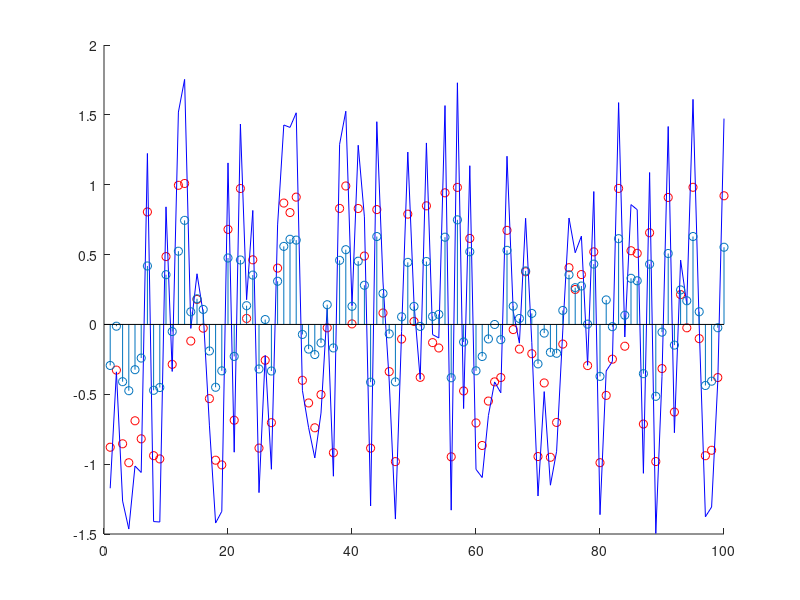

Source code (MATLAB):
%GAUSSIAN process
rng(0,'twister');
N = 1000;
x = linspace(-10,10,N)';
y = sin(x) + 0.01*randn(N,1);

[m,n]=size(x);
index=randperm(m);
ratio=0.9;
num=round(ratio*m);
id1=index(1:num);
id2=index(num+1:end);
[trainx,trainy]=deal(x(id1,:),y(id1,:));
[testx,testy]=deal(x(id2,:),y(id2,:));

gram1=trainx'*trainx;
h1=repmat(diag(gram1),size(trainx,1),1);
dist1=h1+h1'-2*gram1;

gram2=testx'*testx;
h2=repmat(diag(gram2),size(testx,1),1);
dist2=h2+h2'-2*gram2;

%kernel function parameters
sigma=0.1;
k1=exp(-dist1/(2*sigma^2));
k2=exp(-dist2/(2*sigma^2));

dist12=[];
for i=1:size(trainx,1)
    for j=1:size(testx,1)
        dist12(i,j)=(trainx(i,:)-testx(j,:)).^2;
    end
end
k12=exp(-dist12/(2*sigma^2));

mu_new=k12'*inv(k1+0.01*eye(size(k1,1)))*(trainy-mean(trainx'))+mean(testx');

scatter(1:length(testy),testy,'r')
hold on
plot(1:length(testy),zscore(mu_new),'blue')
%performance of testdata
X=[ones(length(testy),1),testy];
[~,~,~,~,states]=regress(zscore(mu_new),X);
r2=states(1)

error=zscore(mu_new)-testy;
stem(error)


